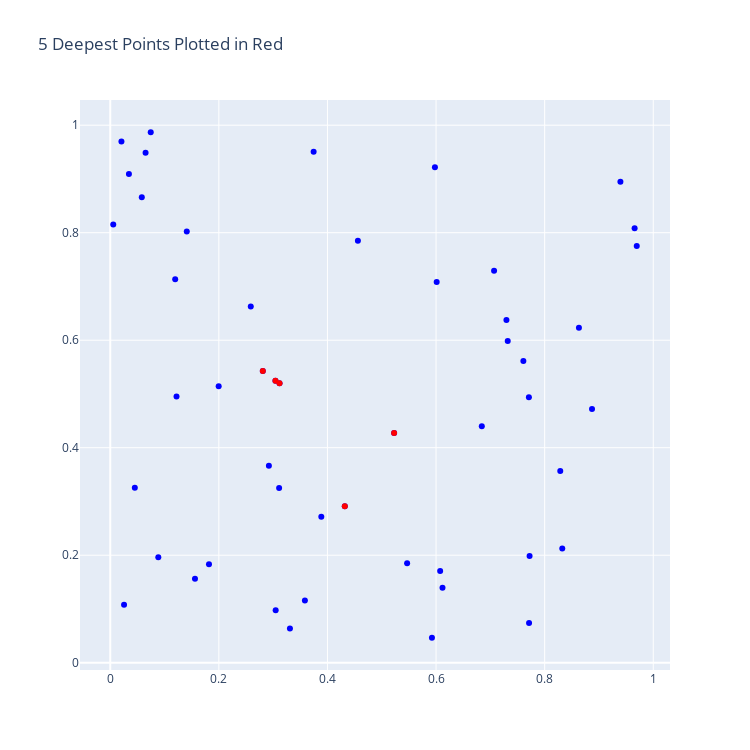

Write notebook code for a chart like this one.
### Markdown cell above
We can also just plot the $n$ deepest points.

### Code cell
fig = bd.plot_deepest(n=5, return_plot=True, title='5 Deepest Points Plotted in Red')
fig.update_layout(width=750, height=750)
fig.write_image('ex2_deepest.pdf')
fig.show()
